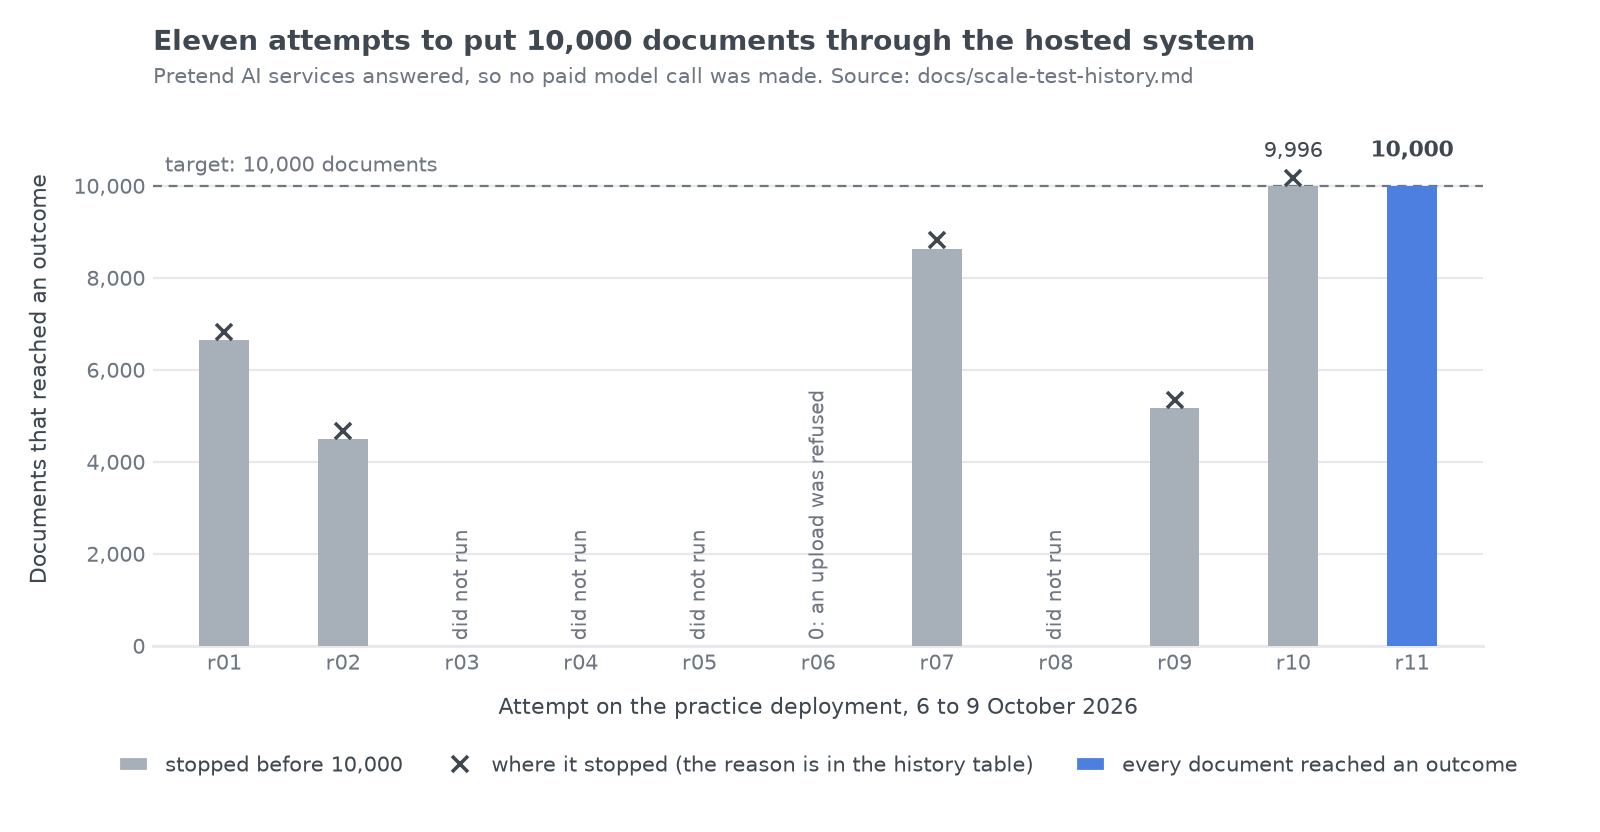

This figure's Python source:
"""Draws docs/images/scale-tests.png: the eleven numbered attempts to run 10,000 documents.

Every number below is copied from docs/scale-test-history.md (the "Attempts" table). Nothing is estimated.
Attempts r03, r04, r05 and r08 never processed a document: three stopped on test-setup errors and one was not
started because the sign-in had too little time left. They are marked "did not run" rather than drawn as zero.
r06 is a real zero: one upload in 9,461 was refused, so no document was processed.

Run from anywhere:  python docs/images/scale-tests.py
Needs matplotlib and seaborn (any recent version). The PNG is written beside this script.
"""
from pathlib import Path

import matplotlib
matplotlib.use("Agg")
import matplotlib.pyplot as plt
import seaborn as sns
from matplotlib.lines import Line2D
from matplotlib.patches import Patch

TARGET = 10_000

# (attempt, documents that reached an outcome, what happened)
ATTEMPTS = [
    ("r01", 6_647, "stopped"),
    ("r02", 4_498, "stopped"),
    ("r03", None, "did not run"),
    ("r04", None, "did not run"),
    ("r05", None, "did not run"),
    ("r06", 0, "stopped"),
    ("r07", 8_631, "stopped"),
    ("r08", None, "did not run"),
    ("r09", 5_162, "stopped"),
    ("r10", 9_996, "stopped"),
    ("r11", 10_000, "completed"),
]

ACCENT = "#4c7fe0"      # the attempt that reached the target
MUTED = "#a7afb8"       # attempts that stopped short
INK = "#3f4750"         # text
INK_SOFT = "#6e7681"    # secondary text
GRID = "#e6e8eb"

sns.set_theme(style="white", font="DejaVu Sans")
fig, ax = plt.subplots(figsize=(10, 5.2), dpi=160)
fig.patch.set_facecolor("white")
ax.set_facecolor("white")

positions = list(range(len(ATTEMPTS)))
for x, (name, decided, state) in zip(positions, ATTEMPTS):
    if decided is None:
        ax.text(x, 120, "did not run", rotation=90, ha="center", va="bottom", fontsize=9, color=INK_SOFT)
        continue
    colour = ACCENT if state == "completed" else MUTED
    ax.bar(x, decided, width=0.42, color=colour, linewidth=0, zorder=3)
    if state == "stopped" and decided > 0:
        ax.plot(x, decided + 180, marker="x", color=INK, markersize=7, markeredgewidth=1.6, linestyle="none", zorder=4)

# the target, labelled once
ax.axhline(TARGET, color=INK_SOFT, linewidth=1, linestyle=(0, (4, 3)), zorder=2)
ax.text(-0.5, TARGET + 200, "target: 10,000 documents", ha="left", va="bottom", fontsize=9.5, color=INK_SOFT)

# selective direct labels: the near miss and the attempt that reached the target
ax.text(9, 9_996 + 520, "9,996", ha="center", va="bottom", fontsize=9.5, color=INK)
ax.text(10, 10_000 + 520, "10,000", ha="center", va="bottom", fontsize=10, color=INK, fontweight="bold")
ax.text(5, 120, "0: an upload was refused", rotation=90, ha="center", va="bottom", fontsize=9, color=INK_SOFT)

ax.set_xticks(positions, [name for name, _, _ in ATTEMPTS])
ax.set_xlim(-0.6, len(ATTEMPTS) - 0.4)
ax.set_ylim(0, 11_600)
ax.set_yticks(range(0, 10_001, 2_000))
ax.yaxis.set_major_formatter(matplotlib.ticker.FuncFormatter(lambda v, _: f"{int(v):,}"))
ax.yaxis.grid(True, color=GRID, linewidth=1, zorder=0)
ax.set_axisbelow(True)
ax.tick_params(axis="both", colors=INK_SOFT, labelsize=9.5, length=0)
for side in ("top", "right", "left"):
    ax.spines[side].set_visible(False)
ax.spines["bottom"].set_color(GRID)

ax.set_xlabel("Attempt on the practice deployment, 6 to 9 October 2026", fontsize=10, color=INK, labelpad=10)
ax.set_ylabel("Documents that reached an outcome", fontsize=10, color=INK, labelpad=10)
ax.set_title("Eleven attempts to put 10,000 documents through the hosted system",
             fontsize=12.5, color=INK, loc="left", pad=28, fontweight="bold")
ax.text(0, 1.045, "Pretend AI services answered, so no paid model call was made. "
        "Source: docs/scale-test-history.md",
        transform=ax.transAxes, fontsize=9.5, color=INK_SOFT, ha="left", va="bottom")

legend = ax.legend(
    handles=[
        Patch(facecolor=MUTED, label="stopped before 10,000"),
        Line2D([], [], marker="x", color=INK, linestyle="none", markersize=7, markeredgewidth=1.6,
               label="where it stopped (the reason is in the history table)"),
        Patch(facecolor=ACCENT, label="every document reached an outcome"),
    ],
    loc="upper center", bbox_to_anchor=(0.5, -0.17), ncol=3, frameon=False, fontsize=9.5, labelcolor=INK,
    handlelength=1.4, columnspacing=2.0,
)

fig.tight_layout()
out = Path(__file__).with_name("scale-tests.png")
fig.savefig(out, dpi=160, facecolor="white")
print(f"wrote {out}")
